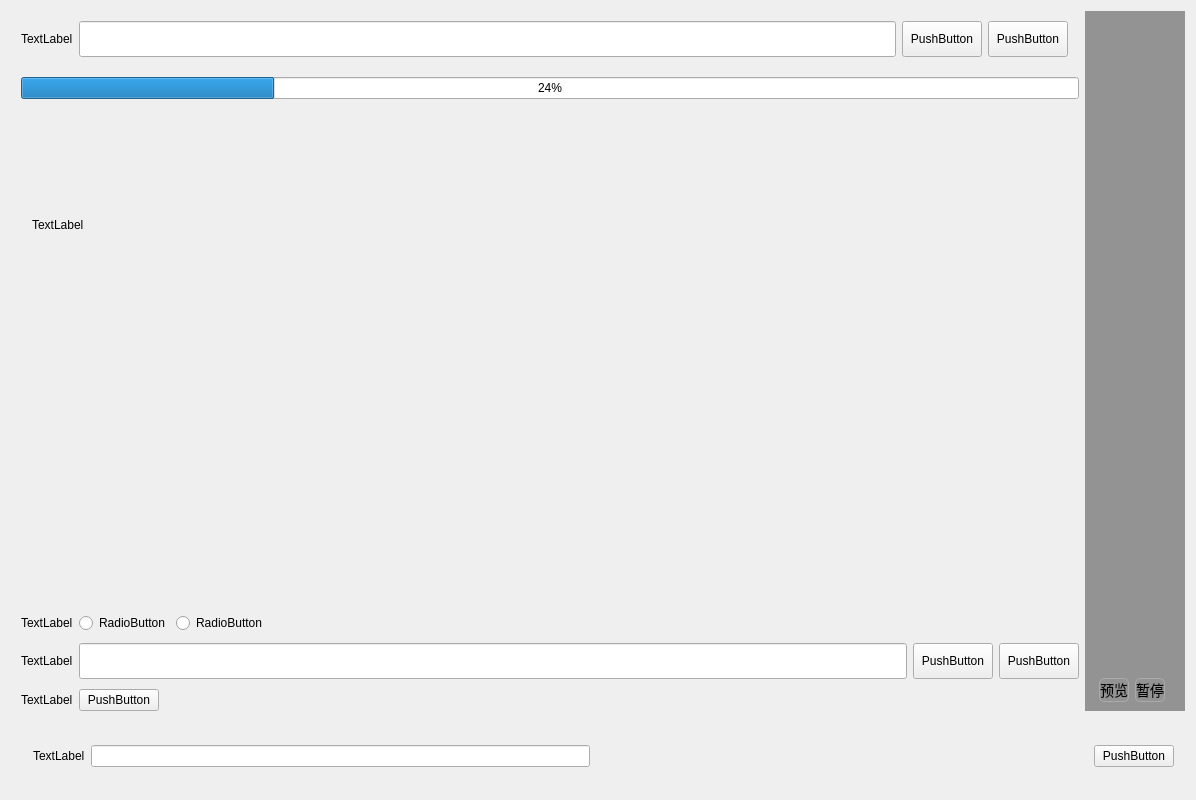
<?xml version="1.0" encoding="UTF-8"?>
<ui version="4.0">
 <class>MainWindow</class>
 <widget class="QMainWindow" name="MainWindow">
  <property name="geometry">
   <rect>
    <x>0</x>
    <y>0</y>
    <width>1196</width>
    <height>800</height>
   </rect>
  </property>
  <property name="windowTitle">
   <string>门牌机设置工具</string>
  </property>
  <widget class="QWidget" name="centralWidget">
   <layout class="QVBoxLayout" name="verticalLayout">
    <item>
     <layout class="QHBoxLayout" name="horizontalLayout_3">
      <item>
       <layout class="QVBoxLayout" name="verticalLayout_4">
        <property name="spacing">
         <number>10</number>
        </property>
        <property name="leftMargin">
         <number>10</number>
        </property>
        <property name="topMargin">
         <number>10</number>
        </property>
        <property name="bottomMargin">
         <number>0</number>
        </property>
        <item>
         <widget class="QWidget" name="widget_video" native="true">
          <layout class="QVBoxLayout" name="verticalLayout_2">
           <property name="spacing">
            <number>10</number>
           </property>
           <property name="leftMargin">
            <number>0</number>
           </property>
           <property name="topMargin">
            <number>0</number>
           </property>
           <property name="bottomMargin">
            <number>10</number>
           </property>
           <item>
            <layout class="QHBoxLayout" name="horizontalLayout_2">
             <item>
              <widget class="QLabel" name="label_ktvLogo">
               <property name="minimumSize">
                <size>
                 <width>0</width>
                 <height>0</height>
                </size>
               </property>
               <property name="text">
                <string>TextLabel</string>
               </property>
              </widget>
             </item>
             <item>
              <widget class="QLineEdit" name="lineEdit_logo">
               <property name="minimumSize">
                <size>
                 <width>0</width>
                 <height>36</height>
                </size>
               </property>
              </widget>
             </item>
             <item>
              <widget class="QPushButton" name="pushButton_addLogo">
               <property name="minimumSize">
                <size>
                 <width>0</width>
                 <height>36</height>
                </size>
               </property>
               <property name="text">
                <string>PushButton</string>
               </property>
              </widget>
             </item>
             <item>
              <widget class="QPushButton" name="pushButton_deleLogo">
               <property name="minimumSize">
                <size>
                 <width>0</width>
                 <height>36</height>
                </size>
               </property>
               <property name="text">
                <string>PushButton</string>
               </property>
              </widget>
             </item>
            </layout>
           </item>
          </layout>
         </widget>
        </item>
        <item>
         <widget class="QProgressBar" name="progressBar">
          <property name="value">
           <number>24</number>
          </property>
         </widget>
        </item>
        <item>
         <widget class="QWidget" name="widget_3" native="true">
          <layout class="QHBoxLayout" name="horizontalLayout">
           <item>
            <widget class="QLabel" name="label_ktvlogo_preview">
             <property name="minimumSize">
              <size>
               <width>210</width>
               <height>210</height>
              </size>
             </property>
             <property name="text">
              <string>TextLabel</string>
             </property>
            </widget>
           </item>
           <item>
            <spacer name="horizontalSpacer_2">
             <property name="orientation">
              <enum>Qt::Horizontal</enum>
             </property>
             <property name="sizeHint" stdset="0">
              <size>
               <width>40</width>
               <height>20</height>
              </size>
             </property>
            </spacer>
           </item>
          </layout>
         </widget>
        </item>
        <item>
         <spacer name="verticalSpacer">
          <property name="orientation">
           <enum>Qt::Vertical</enum>
          </property>
          <property name="sizeHint" stdset="0">
           <size>
            <width>20</width>
            <height>40</height>
           </size>
          </property>
         </spacer>
        </item>
        <item>
         <layout class="QHBoxLayout" name="horizontalLayout_4">
          <item>
           <widget class="QLabel" name="label_videoPlay">
            <property name="minimumSize">
             <size>
              <width>0</width>
              <height>0</height>
             </size>
            </property>
            <property name="text">
             <string>TextLabel</string>
            </property>
           </widget>
          </item>
          <item>
           <widget class="QRadioButton" name="radioButton_video">
            <property name="text">
             <string>RadioButton</string>
            </property>
           </widget>
          </item>
          <item>
           <widget class="QRadioButton" name="radioButton_image">
            <property name="text">
             <string>RadioButton</string>
            </property>
           </widget>
          </item>
          <item>
           <spacer name="horizontalSpacer">
            <property name="orientation">
             <enum>Qt::Horizontal</enum>
            </property>
            <property name="sizeHint" stdset="0">
             <size>
              <width>40</width>
              <height>20</height>
             </size>
            </property>
           </spacer>
          </item>
         </layout>
        </item>
        <item>
         <layout class="QHBoxLayout" name="horizontalLayout_5">
          <item>
           <widget class="QLabel" name="label_video">
            <property name="minimumSize">
             <size>
              <width>0</width>
              <height>0</height>
             </size>
            </property>
            <property name="text">
             <string>TextLabel</string>
            </property>
           </widget>
          </item>
          <item>
           <widget class="QLineEdit" name="lineEdit_video">
            <property name="minimumSize">
             <size>
              <width>0</width>
              <height>36</height>
             </size>
            </property>
           </widget>
          </item>
          <item>
           <widget class="QPushButton" name="pushButton_addVideo">
            <property name="minimumSize">
             <size>
              <width>0</width>
              <height>36</height>
             </size>
            </property>
            <property name="text">
             <string>PushButton</string>
            </property>
           </widget>
          </item>
          <item>
           <widget class="QPushButton" name="pushButton_deleVideo">
            <property name="minimumSize">
             <size>
              <width>0</width>
              <height>36</height>
             </size>
            </property>
            <property name="text">
             <string>PushButton</string>
            </property>
           </widget>
          </item>
         </layout>
        </item>
        <item>
         <layout class="QHBoxLayout" name="horizontalLayout_6">
          <property name="bottomMargin">
           <number>0</number>
          </property>
          <item>
           <widget class="QLabel" name="label_image">
            <property name="text">
             <string>TextLabel</string>
            </property>
           </widget>
          </item>
          <item>
           <widget class="QPushButton" name="pushButton_addImage">
            <property name="text">
             <string>PushButton</string>
            </property>
           </widget>
          </item>
          <item>
           <spacer name="horizontalSpacer_4">
            <property name="orientation">
             <enum>Qt::Horizontal</enum>
            </property>
            <property name="sizeHint" stdset="0">
             <size>
              <width>40</width>
              <height>20</height>
             </size>
            </property>
           </spacer>
          </item>
         </layout>
        </item>
       </layout>
      </item>
      <item>
       <widget class="QWidget" name="widge_preview" native="true">
        <layout class="QHBoxLayout" name="horizontalLayout_9">
         <property name="leftMargin">
          <number>0</number>
         </property>
         <property name="topMargin">
          <number>0</number>
         </property>
         <property name="rightMargin">
          <number>0</number>
         </property>
         <property name="bottomMargin">
          <number>0</number>
         </property>
         <item>
          <widget class="QWidget" name="widget" native="true">
           <property name="minimumSize">
            <size>
             <width>100</width>
             <height>0</height>
            </size>
           </property>
           <property name="styleSheet">
            <string notr="true">QWidget {	
	background: #939393;
	color: whitesmoke;
}

VlcWidgetVideo{
	background:#333333;
}</string>
           </property>
           <layout class="QVBoxLayout" name="verticalLayout_5">
            <property name="spacing">
             <number>0</number>
            </property>
            <property name="leftMargin">
             <number>0</number>
            </property>
            <property name="topMargin">
             <number>0</number>
            </property>
            <property name="rightMargin">
             <number>0</number>
            </property>
            <property name="bottomMargin">
             <number>0</number>
            </property>
            <item>
             <widget class="VlcWidgetVideo" name="widget_mp4Video" native="true"/>
            </item>
            <item>
             <widget class="VlcWidgetSeek" name="widget_mp4Seek" native="true">
              <property name="maximumSize">
               <size>
                <width>16777215</width>
                <height>30</height>
               </size>
              </property>
             </widget>
            </item>
            <item>
             <layout class="QHBoxLayout" name="horizontalLayout_8">
              <property name="rightMargin">
               <number>20</number>
              </property>
              <property name="bottomMargin">
               <number>9</number>
              </property>
              <item>
               <widget class="VlcWidgetVolumeSlider" name="widget_mp4Volume" native="true">
                <property name="maximumSize">
                 <size>
                  <width>16777215</width>
                  <height>30</height>
                 </size>
                </property>
               </widget>
              </item>
              <item>
               <widget class="QPushButton" name="pushButton_play">
                <property name="styleSheet">
                 <string notr="true">QPushButton{
    background-color: rgb(147, 147, 147);
    border: 1px solid rgb(170, 170, 170);
    color:rgb(0, 0, 0);
    font-size:14px;
    border-radius:5px;    
}
QPushButton:hover{
    background-color:rgb(255, 255, 255);
    border: 1px solid rgb(42, 42, 42);
    color:rgb(42, 42, 42);
}

QPushButton:pressed{
    background-color: rgb(255, 146, 62);
    border: 1px solid rgb(255, 146, 62);
    color:rgb(255, 255, 255);
}</string>
                </property>
                <property name="text">
                 <string>预览</string>
                </property>
                <property name="checkable">
                 <bool>true</bool>
                </property>
               </widget>
              </item>
              <item>
               <widget class="QPushButton" name="pushButton_stop">
                <property name="styleSheet">
                 <string notr="true">QPushButton{
    background-color: rgb(147, 147, 147);
    border: 1px solid rgb(170, 170, 170);
    color:rgb(0, 0, 0);
    font-size:14px;
    border-radius:5px;    
}
QPushButton:hover{
    background-color:rgb(255, 255, 255);
    border: 1px solid rgb(42, 42, 42);
    color:rgb(42, 42, 42);
}

QPushButton:pressed{
    background-color: rgb(255, 146, 62);
    border: 1px solid rgb(255, 146, 62);
    color:rgb(255, 255, 255);
}</string>
                </property>
                <property name="text">
                 <string>暂停</string>
                </property>
                <property name="checkable">
                 <bool>true</bool>
                </property>
               </widget>
              </item>
             </layout>
            </item>
           </layout>
          </widget>
         </item>
        </layout>
       </widget>
      </item>
     </layout>
    </item>
    <item>
     <widget class="QWidget" name="widget_2" native="true">
      <layout class="QVBoxLayout" name="verticalLayout_3">
       <property name="rightMargin">
        <number>0</number>
       </property>
       <item>
        <widget class="TableView" name="widget_tableView" native="true"/>
       </item>
       <item>
        <widget class="QWidget" name="widget_welcome" native="true">
         <layout class="QHBoxLayout" name="horizontalLayout_7">
          <item>
           <widget class="QLabel" name="label_welcome">
            <property name="text">
             <string>TextLabel</string>
            </property>
           </widget>
          </item>
          <item>
           <widget class="QLineEdit" name="lineEdit_welcome"/>
          </item>
          <item>
           <spacer name="horizontalSpacer_5">
            <property name="orientation">
             <enum>Qt::Horizontal</enum>
            </property>
            <property name="sizeHint" stdset="0">
             <size>
              <width>40</width>
              <height>20</height>
             </size>
            </property>
           </spacer>
          </item>
          <item>
           <widget class="QPushButton" name="pushButton_upload">
            <property name="text">
             <string>PushButton</string>
            </property>
           </widget>
          </item>
         </layout>
        </widget>
       </item>
      </layout>
     </widget>
    </item>
   </layout>
  </widget>
  <widget class="QMenuBar" name="menuBar">
   <property name="geometry">
    <rect>
     <x>0</x>
     <y>0</y>
     <width>1196</width>
     <height>30</height>
    </rect>
   </property>
  </widget>
 </widget>
 <layoutdefault spacing="6" margin="11"/>
 <customwidgets>
  <customwidget>
   <class>TableView</class>
   <extends>QWidget</extends>
   <header location="global">tablemodel.h</header>
   <container>1</container>
  </customwidget>
  <customwidget>
   <class>VlcWidgetVideo</class>
   <extends>QWidget</extends>
   <header>WidgetVideo.h</header>
   <container>1</container>
   <slots>
    <signal>fullscreen()</signal>
    <slot>toggleFullscreen()</slot>
   </slots>
  </customwidget>
  <customwidget>
   <class>VlcWidgetVolumeSlider</class>
   <extends>QWidget</extends>
   <header>WidgetVolumeSlider.h</header>
   <container>1</container>
   <slots>
    <slot>mute()</slot>
    <slot>volumeUp()</slot>
    <slot>volumeDown()</slot>
   </slots>
  </customwidget>
  <customwidget>
   <class>VlcWidgetSeek</class>
   <extends>QWidget</extends>
   <header>WidgetSeek.h</header>
   <container>1</container>
  </customwidget>
 </customwidgets>
 <resources/>
 <connections/>
</ui>
